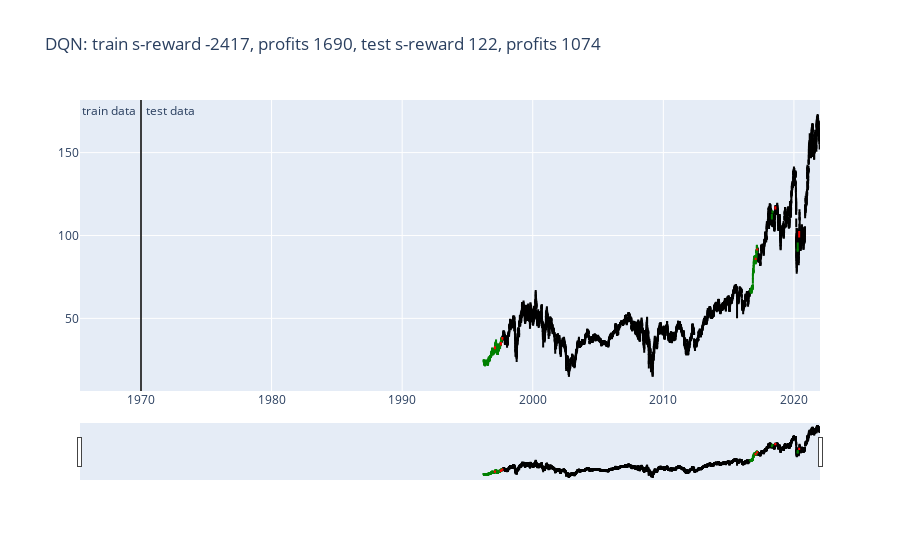

This figure's notebook cell:
### Code cell
def plot_train_test_by_q(train_env, test_env, Q, algorithm_name):
    
    # train
    pobs = train_env.reset()
    train_acts = []
    train_rewards = []

    for i in range(len(train_env.data)-1):
        # print(i)
        pact = Q(np.array(pobs, dtype=np.float32).reshape(1, -1))
        pact = np.argmax(pact.data)
        train_acts.append(pact)
            
        obs, reward, done = train_env.step(pact)
        train_rewards.append(reward)

        pobs = obs
        
    train_profits = train_env.profits
    
    # print("Testing Data")
    # test
    pobs = test_env.reset()
    test_acts = []
    test_rewards = []

    for _ in range(len(test_env.data)-1):
    
        pact = Q(np.array(pobs, dtype=np.float32).reshape(1, -1))
        pact = np.argmax(pact.data)
        test_acts.append(pact)
            
        obs, reward, done = test_env.step(pact)
        test_rewards.append(reward)

        pobs = obs
        
    test_profits = test_env.profits
    
    # plot
    train_copy = train_env.data.copy()
    test_copy = test_env.data.copy()
    train_copy['act'] = train_acts + [np.nan]
    train_copy['reward'] = train_rewards + [np.nan]
    test_copy['act'] = test_acts + [np.nan]
    test_copy['reward'] = test_rewards + [np.nan]
    train0 = train_copy[train_copy['act'] == 0]
    train1 = train_copy[train_copy['act'] == 1]
    train2 = train_copy[train_copy['act'] == 2]
    test0 = test_copy[test_copy['act'] == 0]
    test1 = test_copy[test_copy['act'] == 1]
    test2 = test_copy[test_copy['act'] == 2]
    act_color0, act_color1, act_color2 = 'black', 'green', 'red'

    data1 = [
        Candlestick(x=train0.index, open=train0['Open'], high=train0['High'], low=train0['Low'], close=train0['Close'], increasing=dict(line=dict(color=act_color0)), decreasing=dict(line=dict(color=act_color0))),
        Candlestick(x=train1.index, open=train1['Open'], high=train1['High'], low=train1['Low'], close=train1['Close'], increasing=dict(line=dict(color=act_color1)), decreasing=dict(line=dict(color=act_color1))),
        Candlestick(x=train2.index, open=train2['Open'], high=train2['High'], low=train2['Low'], close=train2['Close'], increasing=dict(line=dict(color=act_color2)), decreasing=dict(line=dict(color=act_color2))),
        Candlestick(x=test0.index, open=test0['Open'], high=test0['High'], low=test0['Low'], close=test0['Close'], increasing=dict(line=dict(color=act_color0)), decreasing=dict(line=dict(color=act_color0))),
        Candlestick(x=test1.index, open=test1['Open'], high=test1['High'], low=test1['Low'], close=test1['Close'], increasing=dict(line=dict(color=act_color1)), decreasing=dict(line=dict(color=act_color1))),
        Candlestick(x=test2.index, open=test2['Open'], high=test2['High'], low=test2['Low'], close=test2['Close'], increasing=dict(line=dict(color=act_color2)), decreasing=dict(line=dict(color=act_color2)))
    ]
    title = '{}: train s-reward {}, profits {}, test s-reward {}, profits {}'.format(
        algorithm_name,
        int(sum(train_rewards)),
        int(train_profits),
        int(sum(test_rewards)),
        int(test_profits)
    )
    layout = {
        'title': title,
        'showlegend': False,
         'shapes': [
             {'x0': 6000, 'x1': 6000, 'y0': 0, 'y1': 1, 'xref': 'x', 'yref': 'paper', 'line': {'color': 'rgb(0,0,0)', 'width': 1}}
         ],
        'annotations': [
            {'x': 6000, 'y': 1.0, 'xref': 'x', 'yref': 'paper', 'showarrow': False, 'xanchor': 'left', 'text': ' test data'},
            {'x': 6000, 'y': 1.0, 'xref': 'x', 'yref': 'paper', 'showarrow': False, 'xanchor': 'right', 'text': 'train data '}
        ]
    }
    figure = Figure(data=data1, layout=layout)
    iplot(figure)
    return train_acts, test_acts, train_profits, test_profits

    

train_acts, test_acts, train_profits, test_profits = plot_train_test_by_q(Environment(train), Environment(test), Q, 'DQN')

### Figure 1 — Plotly figure (JSON) as saved in the notebook; plotly's stock layout.template omitted (floating-point values rounded to 4 significant figures; data arrays with more than 128 entries replaced by an {"elided": "..."} marker saying what was removed)
{"data": [{"close": {"elided": "4795 float values"}, "decreasing": {"line": {"color": "black"}}, "high": {"elided": "4795 float values"}, "increasing": {"line": {"color": "black"}}, "low": {"elided": "4795 float values"}, "open": {"elided": "4795 float values"}, "type": "candlestick", "x": {"elided": "4795 str values"}}, {"close": {"elided": "345 float values"}, "decreasing": {"line": {"color": "green"}}, "high": {"elided": "345 float values"}, "increasing": {"line": {"color": "green"}}, "low": {"elided": "345 float values"}, "open": {"elided": "345 float values"}, "type": "candlestick", "x": {"elided": "345 str values"}}, {"close": [32.62, 35.17, 38.21], "decreasing": {"line": {"color": "red"}}, "high": [32.71, 35.31, 38.29], "increasing": {"line": {"color": "red"}}, "low": [31.96, 34.17, 37.77], "open": [31.96, 34.17, 37.77], "type": "candlestick", "x": ["1997-02-07T00:00:00", "1997-07-22T00:00:00", "1997-09-04T00:00:00"]}, {"close": {"elided": "1206 float values"}, "decreasing": {"line": {"color": "black"}}, "high": {"elided": "1206 float values"}, "increasing": {"line": {"color": "black"}}, "low": {"elided": "1206 float values"}, "open": {"elided": "1206 float values"}, "type": "candlestick", "x": {"elided": "1206 str values"}}, {"close": {"elided": "129 float values"}, "decreasing": {"line": {"color": "green"}}, "high": {"elided": "129 float values"}, "increasing": {"line": {"color": "green"}}, "low": {"elided": "129 float values"}, "open": {"elided": "129 float values"}, "type": "candlestick", "x": {"elided": "129 str values"}}, {"close": [86.03, 91.57, 116.7, 101.4], "decreasing": {"line": {"color": "red"}}, "high": [86.17, 92.14, 117.6, 102.6], "increasing": {"line": {"color": "red"}}, "low": [85.17, 91.15, 116.1, 98.8], "open": [85.84, 91.6, 116.3, 102.1], "type": "candlestick", "x": ["2017-01-25T00:00:00", "2017-03-09T00:00:00", "2018-07-30T00:00:00", "2020-05-27T00:00:00"]}], "layout": {"annotations": [{"showarrow": false, "text": " test data", "x": 6000, "xanchor": "left", "xref": "x", "y": 1, "yref": "paper"}, {"showarrow": false, "text": "train data ", "x": 6000, "xanchor": "right", "xref": "x", "y": 1, "yref": "paper"}], "shapes": [{"line": {"color": "rgb(0,0,0)", "width": 1}, "x0": 6000, "x1": 6000, "xref": "x", "y0": 0, "y1": 1, "yref": "paper"}], "showlegend": false, "title": {"text": "DQN: train s-reward -2417, profits 1690, test s-reward 122, profits 1074"}}}
